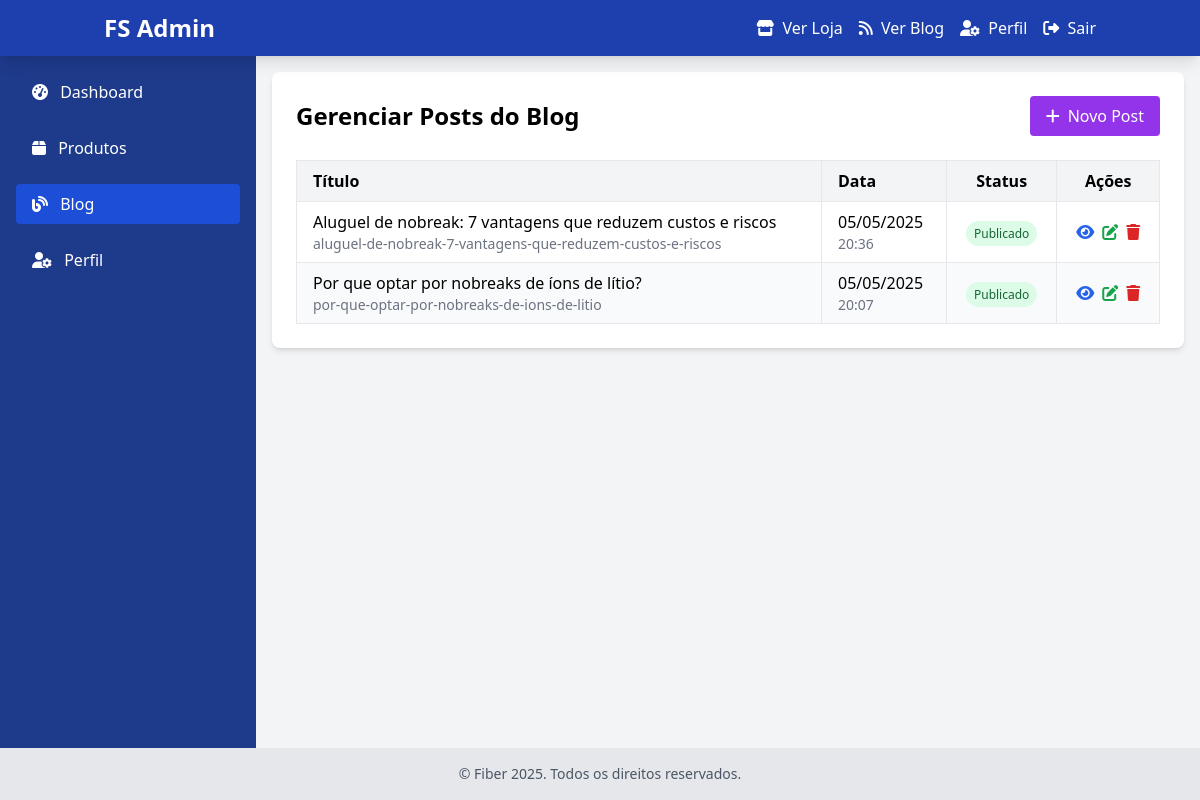
/admin/blog (signed in), run on the app's committed database.
### app/models.py (models this page shows, shortened)
class BlogPost(db.Model):
    id = db.Column(db.Integer, primary_key=True)
    title = db.Column(db.String(200), nullable=False)
    slug = db.Column(db.String(200), nullable=False, unique=True)
    content = db.Column(db.Text, nullable=False)
    summary = db.Column(db.String(300))
    featured_image = db.Column(db.String(255))
    created_at = db.Column(db.DateTime, default=datetime.utcnow)
    updated_at = db.Column(db.DateTime, default=datetime.utcnow, onupdate=datetime.utcnow)
    published = db.Column(db.Boolean, default=True)
    author_id = db.Column(db.Integer, db.ForeignKey('user.id'))
    author = db.relationship('User', backref='blog_posts')

### app/routes.py (the view)
    @login_required
    def decorated_function(*args, **kwargs):
        if not current_user.is_admin:
            flash('Acesso negado. Você precisa ser um administrador.', 'error')
            return redirect(url_for('main.login'))
        return f(*args, **kwargs)

### app/__init__.py (called while the page is built)
@login_manager.user_loader
def load_user(user_id):
    return User.query.get(int(user_id))

### app/routes.py (called while the page is built)
@main.app_context_processor
def inject_current_year():
    return {'current_year': datetime.now().year}

def admin_required(f):
    @login_required
    def decorated_function(*args, **kwargs):
        if not current_user.is_admin:
            flash('Acesso negado. Você precisa ser um administrador.', 'error')
            return redirect(url_for('main.login'))
        return f(*args, **kwargs)
    decorated_function.__name__ = f.__name__
    return decorated_function

@main.route('/admin/blog')
@admin_required
def admin_blog_posts():
    posts = BlogPost.query.order_by(BlogPost.created_at.desc()).all()
    now = datetime.now()
    return render_template('admin/blog_posts.html',
                          active_page='blog',
                          posts=posts,
                          now=now)

### app/templates/admin/blog_posts.html (shortened to what this page needs)
{% extends "admin/base.html" %}
{% block content %}
    <div class="flex flex-col md:flex-row justify-between items-center mb-6">
        <h1 class="text-2xl font-bold mb-4 md:mb-0">Gerenciar Posts do Blog</h1>
        <a href="{{ url_for('main.new_blog_post') }}" class="bg-purple-600 hover:bg-purple-700 text-white px-4 py-2 rounded flex items-center w-full md:w-auto justify-center">
            <i class="fas fa-plus mr-2"></i> Novo Post
        </a>
    </div>
    {% if posts %}
        <div class="overflow-x-auto hidden md:block">
            <table class="w-full border-collapse table-auto">
                <thead>
                    <tr class="bg-gray-100">
                        <th class="border px-4 py-2 text-left">Título</th>
                        <th class="border px-4 py-2 text-left">Data</th>
                        <th class="border px-4 py-2 text-center">Status</th>
                        <th class="border px-4 py-2 text-center">Ações</th>
                    </tr>
                </thead>
                <tbody>
                    {% for post in posts %}
                        <tr class="{% if loop.index % 2 == 0 %}bg-gray-50{% endif %} hover:bg-blue-50">
                            <td class="border px-4 py-2">
                                <div class="font-medium">{{ post.title }}</div>
                                <div class="text-sm text-gray-500">{{ post.slug }}</div>
                            </td>
                            <td class="border px-4 py-2">
                                <div>{{ post.created_at.strftime('%d/%m/%Y') }}</div>
                                <div class="text-sm text-gray-500">{{ post.created_at.strftime('%H:%M') }}</div>
                            </td>
                            <td class="border px-4 py-2 text-center">
                                {% if post.published %}
                                    <span class="bg-green-100 text-green-800 px-2 py-1 rounded-full text-xs">Publicado</span>
                                {% else %}
                                    <span class="bg-red-100 text-red-800 px-2 py-1 rounded-full text-xs">Rascunho</span>
                                {% endif %}
                            </td>
                            <td class="border px-4 py-2 text-center">
                                <div class="flex justify-center space-x-2">
                                    <a href="{{ url_for('main.blog_post', slug=post.slug) }}" target="_blank" class="text-blue-600 hover:text-blue-800" title="Visualizar">
                                        <i class="fas fa-eye"></i>
                                    </a>
                                    <a href="{{ url_for('main.edit_blog_post', id=post.id) }}" class="text-green-600 hover:text-green-800" title="Editar">
                                        <i class="fas fa-edit"></i>
                                    </a>
                                    <a href="#" onclick="confirmDeletePost({{ post.id }}, '{{ post.title|replace("'", "\\'") }}')" class="text-red-600 hover:text-red-800" title="Excluir">
                                        <i class="fas fa-trash"></i>
                                    </a>
                                </div>
                            </td>
                        </tr>
                    {% endfor %}
                </tbody>
            </table>
        </div>
    {% endif %}
{% endblock %}

### data on the page
BlogPost: title "Aluguel de nobreak: 7 vantagens que reduzem custos e riscos", slug "aluguel-de-nobreak-7-vantagens-que-reduzem-custos-e-riscos", created_at "05/05/2025", created_at "20:36", published "Publicado"
BlogPost: title "Por que optar por nobreaks de íons de lítio?", slug "por-que-optar-por-nobreaks-de-ions-de-litio", created_at "05/05/2025", created_at "20:07", published "Publicado"
